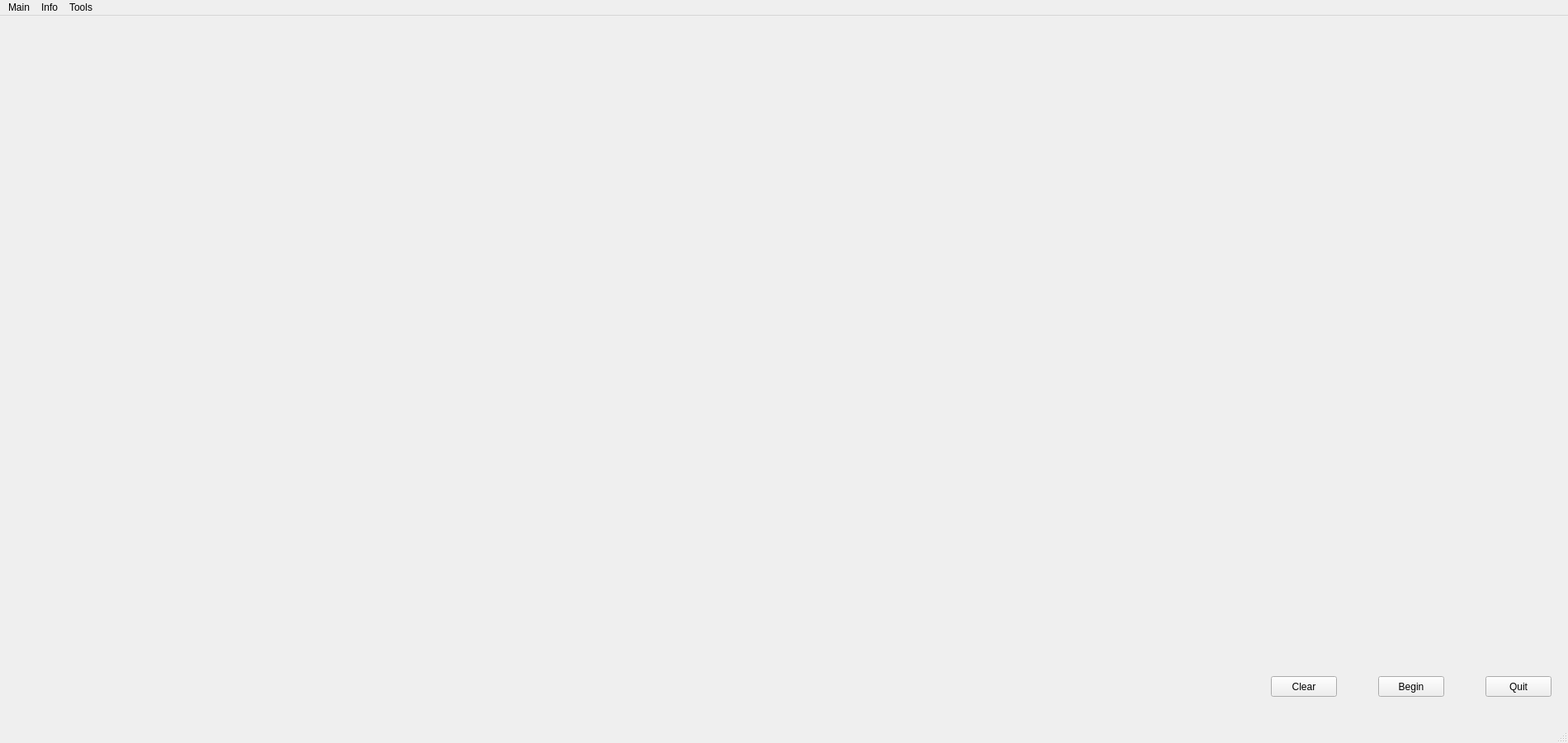
<?xml version="1.0" encoding="UTF-8"?>
<ui version="4.0">
 <class>MainWindow</class>
 <widget class="QMainWindow" name="MainWindow">
  <property name="geometry">
   <rect>
    <x>0</x>
    <y>0</y>
    <width>1900</width>
    <height>900</height>
   </rect>
  </property>
  <property name="windowTitle">
   <string>MainWindow</string>
  </property>
  <widget class="QWidget" name="centralwidget">
   <widget class="QWidget" name="verticalLayoutWidget">
    <property name="geometry">
     <rect>
      <x>10</x>
      <y>10</y>
      <width>1881</width>
      <height>761</height>
     </rect>
    </property>
    <layout class="QVBoxLayout" name="verticalLayout"/>
   </widget>
   <widget class="QPushButton" name="pushButton">
    <property name="geometry">
     <rect>
      <x>1800</x>
      <y>800</y>
      <width>80</width>
      <height>25</height>
     </rect>
    </property>
    <property name="text">
     <string>Quit</string>
    </property>
   </widget>
   <widget class="QPushButton" name="pushButton_2">
    <property name="geometry">
     <rect>
      <x>1670</x>
      <y>800</y>
      <width>80</width>
      <height>25</height>
     </rect>
    </property>
    <property name="text">
     <string>Begin</string>
    </property>
   </widget>
   <widget class="QPushButton" name="pushButton_3">
    <property name="geometry">
     <rect>
      <x>1540</x>
      <y>800</y>
      <width>80</width>
      <height>25</height>
     </rect>
    </property>
    <property name="text">
     <string>Clear</string>
    </property>
   </widget>
  </widget>
  <widget class="QMenuBar" name="menubar">
   <property name="geometry">
    <rect>
     <x>0</x>
     <y>0</y>
     <width>1900</width>
     <height>22</height>
    </rect>
   </property>
   <widget class="QMenu" name="menuInfo">
    <property name="title">
     <string>Info</string>
    </property>
    <addaction name="separator"/>
    <addaction name="actionabout"/>
    <addaction name="actionLicense"/>
   </widget>
   <widget class="QMenu" name="menuMain">
    <property name="title">
     <string>Main</string>
    </property>
   </widget>
   <widget class="QMenu" name="menuSave">
    <property name="title">
     <string>Tools</string>
    </property>
    <addaction name="actionSave"/>
    <addaction name="actionScreenshot"/>
   </widget>
   <addaction name="menuMain"/>
   <addaction name="menuInfo"/>
   <addaction name="menuSave"/>
  </widget>
  <widget class="QStatusBar" name="statusbar"/>
  <action name="actionAbout">
   <property name="text">
    <string>About</string>
   </property>
  </action>
  <action name="actionlicense">
   <property name="text">
    <string>license</string>
   </property>
  </action>
  <action name="actionAbout_2">
   <property name="text">
    <string>About</string>
   </property>
  </action>
  <action name="actionLicense">
   <property name="text">
    <string>License</string>
   </property>
  </action>
  <action name="actionabout">
   <property name="text">
    <string>About</string>
   </property>
  </action>
  <action name="actionSave">
   <property name="text">
    <string>Save</string>
   </property>
  </action>
  <action name="actionScreenshot">
   <property name="text">
    <string>Screenshot</string>
   </property>
  </action>
 </widget>
 <resources/>
 <connections/>
</ui>
